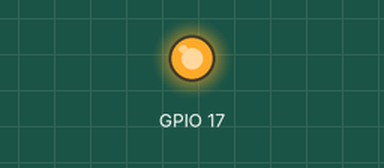
Recording of a program running on a simulated Raspberry Pi (BCM pin numbers), started with the arguments 17 ON. On the bench: output pins drawn as LEDs (lit = HIGH). At 0.0 s the program stops and its outputs stay as they are.

Above: at 0.1 s.
Timing chart, 0 to 1.5 s (numbered marks = the images above):
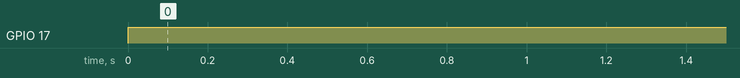

Measured:
- by itself, GPIO 17: LOW → HIGH at 0.00 s

The program:

gpio-local-onoff.py
```python
#!/usr/bin/env python

# Script used by ALMA plugin gadget: 'local_pi_gpio_onoff'
# Execution call: python3 gpio-local-onoff.py [BCM pin] [ON/OFF]

# Import Pi GPIO library, to initialize the GPIO ports.
import RPi.GPIO as GPIO

# Allow arguments to be passed
import sys

# Assign variables
pin = int(sys.argv[1])
requestedState = sys.argv[2]

# Ignore warnings
GPIO.setwarnings(False)
# Use physical pin numbering
GPIO.setmode(GPIO.BCM)
# Set BCM-pin to output. Initial value=off
GPIO.setup(pin, GPIO.OUT, initial=GPIO.LOW)

# Set GPIO state (GPIO.HIGH/GPIO.LOW)
GPIO.output(pin, (requestedState.upper() == 'ON'))
```
